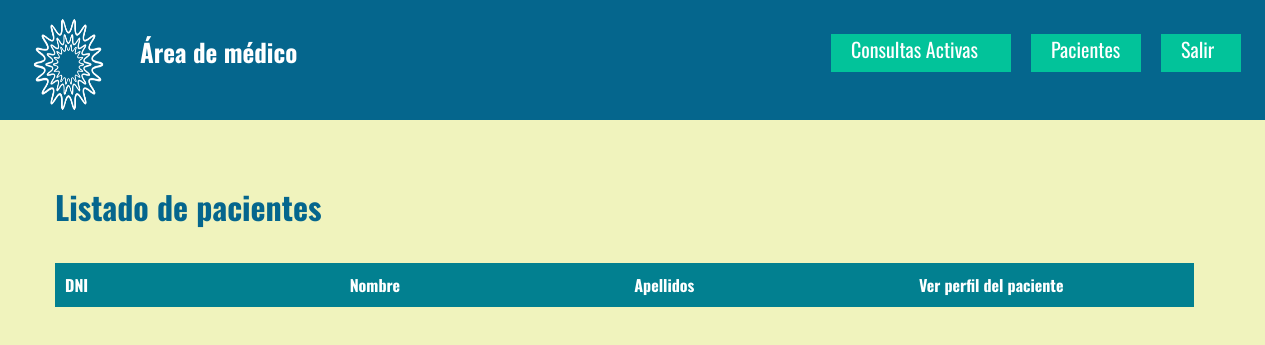
The app's page /listaPacientesMedico.php?idMed=4, older data.
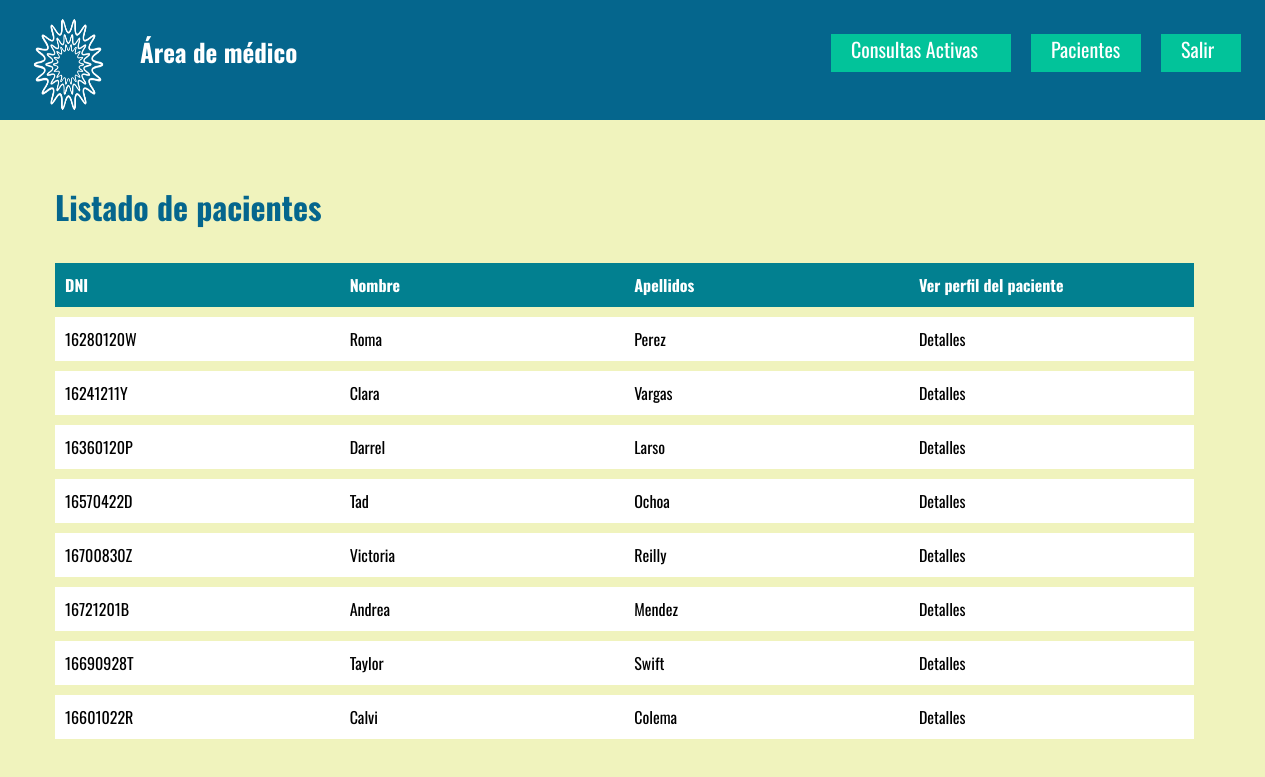
The same page, newer data.
### tables this page shows
CREATE TABLE `paciente` (
  `id` int(11) NOT NULL,
  `DNI` varchar(13) DEFAULT NULL,
  `Password` varchar(255) DEFAULT NULL,
  `Nombre` varchar(255) DEFAULT NULL,
  `Apellidos` varchar(255) DEFAULT NULL,
  `NumSS` varchar(13) DEFAULT NULL,
  `Sexo` varchar(255) DEFAULT NULL,
  `Medico` int(11) NOT NULL,
  `Direccion` varchar(100) NOT NULL,
  `Telefono` varchar(9) NOT NULL
);

### listaPacientesMedico.php (the view, shortened to what this page needs)
<!DOCTYPE html>
<?php
  require('dbmedcon.php');
  $idMed = isset($_GET['idMed']) ? $_GET['idMed'] : null;
?>
<html>
<head>
  <link href="styles/estiloMedicos.css" rel="stylesheet">
</head>
</head>
<body class="htmlNoPages">
  <div class="gwd-div-lm07"></div>
  <img src="assets/logo.png" class="gwd-img-fa6j">
  <h4 class = "area" >Área de médico</h4>
  <nav id="menu-superior">
    <ul>
        <li li class="gwd-p-gv4z"><a href="listaConsultasMedico.php?idMed=<?php echo $idMed?>">Consultas Activas</h3></a></li>
        <li class="gwd-p-gv4z gwd-li-yj6f"><a href="listaPacientesMedico.php?idMed=<?php echo $idMed?>">Pacientes</a></li>
        <li class="gwd-p-gv4z gwd-p-5vs1"><a href="login.php">Salir</a></li>
    </ul>
  </nav>
  <div class = "Listado_consultas_medico">
    <h1>Listado de pacientes </h1>
    <div>
          <table class = "tablaListadoConsultasMedico">
          <tr>
              <th> DNI</th>
              <th>Nombre</th>
              <th>Apellidos</th>
              <th> Ver perfil del paciente</th>
          </tr>
              <?php
              $idMed = isset($_GET['idMed']) ?$_GET['idMed']: null;
              $consulta = $miPDO -> prepare('SELECT * FROM paciente WHERE Medico like :idMed');
              $consulta -> execute(array('idMed' => $idMed));
              $pacientes = $consulta -> fetchAll();
              foreach($pacientes as $paciente){
                echo '
                    <tr>
                        <td>'.$paciente['DNI'].'</td>
                        <td>'.$paciente['Nombre'].'</td>
                        <td>'.$paciente['Apellidos'].'</td>
                        <td><a href = "perfilPacMedico.php?id='.$paciente['id'].'&idMed='.$idMed.'"> Detalles </a></td>
                    </tr>';
              }
              ?>
          </table>
    </div>
  </div>
</body>
</html>

Row changes from the older to the newer data that the page shows:
now on this page (row edited): paciente: DNI "16280120W", Nombre "Roma", Apellidos "Perez"
now on this page (row edited): paciente: DNI "16241211Y", Nombre "Clara", Apellidos "Vargas"
now on this page (row edited): paciente: DNI "16360120P", Nombre "Darrel", Apellidos "Larso"
now on this page (row edited): paciente: DNI "16570422D", Nombre "Tad", Apellidos "Ochoa"
now on this page (row edited): paciente: DNI "16700830Z", Nombre "Victoria", Apellidos "Reilly"
now on this page (row edited): paciente: DNI "16721201B", Nombre "Andrea", Apellidos "Mendez"
now on this page (row edited): paciente: DNI "16690928T", Nombre "Taylor", Apellidos "Swift"
now on this page (row edited): paciente: DNI "16601022R", Nombre "Calvi", Apellidos "Colema"
